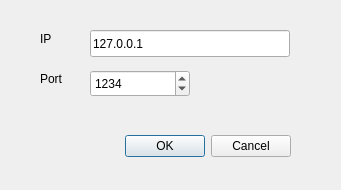
<?xml version="1.0" encoding="UTF-8"?>
<ui version="4.0">
 <class>ConnectionDialog</class>
 <widget class="QDialog" name="ConnectionDialog">
  <property name="geometry">
   <rect>
    <x>0</x>
    <y>0</y>
    <width>341</width>
    <height>190</height>
   </rect>
  </property>
  <property name="windowTitle">
   <string>Server Connection</string>
  </property>
  <widget class="QDialogButtonBox" name="buttonBox">
   <property name="geometry">
    <rect>
     <x>-10</x>
     <y>130</y>
     <width>301</width>
     <height>32</height>
    </rect>
   </property>
   <property name="orientation">
    <enum>Qt::Horizontal</enum>
   </property>
   <property name="standardButtons">
    <set>QDialogButtonBox::Cancel|QDialogButtonBox::Ok</set>
   </property>
  </widget>
  <widget class="QLineEdit" name="lineEdit">
   <property name="geometry">
    <rect>
     <x>90</x>
     <y>30</y>
     <width>200</width>
     <height>27</height>
    </rect>
   </property>
   <property name="text">
    <string>127.0.0.1</string>
   </property>
  </widget>
  <widget class="QSpinBox" name="spinBox">
   <property name="geometry">
    <rect>
     <x>90</x>
     <y>70</y>
     <width>100</width>
     <height>27</height>
    </rect>
   </property>
   <property name="minimum">
    <number>1</number>
   </property>
   <property name="maximum">
    <number>65535</number>
   </property>
   <property name="value">
    <number>1234</number>
   </property>
  </widget>
  <widget class="QLabel" name="label">
   <property name="geometry">
    <rect>
     <x>40</x>
     <y>30</y>
     <width>50</width>
     <height>17</height>
    </rect>
   </property>
   <property name="text">
    <string>IP</string>
   </property>
  </widget>
  <widget class="QLabel" name="label_2">
   <property name="geometry">
    <rect>
     <x>40</x>
     <y>70</y>
     <width>50</width>
     <height>17</height>
    </rect>
   </property>
   <property name="text">
    <string>Port</string>
   </property>
  </widget>
 </widget>
 <resources/>
 <connections>
  <connection>
   <sender>buttonBox</sender>
   <signal>accepted()</signal>
   <receiver>ConnectionDialog</receiver>
   <slot>accept()</slot>
   <hints>
    <hint type="sourcelabel">
     <x>248</x>
     <y>254</y>
    </hint>
    <hint type="destinationlabel">
     <x>157</x>
     <y>274</y>
    </hint>
   </hints>
  </connection>
  <connection>
   <sender>buttonBox</sender>
   <signal>rejected()</signal>
   <receiver>ConnectionDialog</receiver>
   <slot>reject()</slot>
   <hints>
    <hint type="sourcelabel">
     <x>316</x>
     <y>260</y>
    </hint>
    <hint type="destinationlabel">
     <x>286</x>
     <y>274</y>
    </hint>
   </hints>
  </connection>
 </connections>
</ui>
